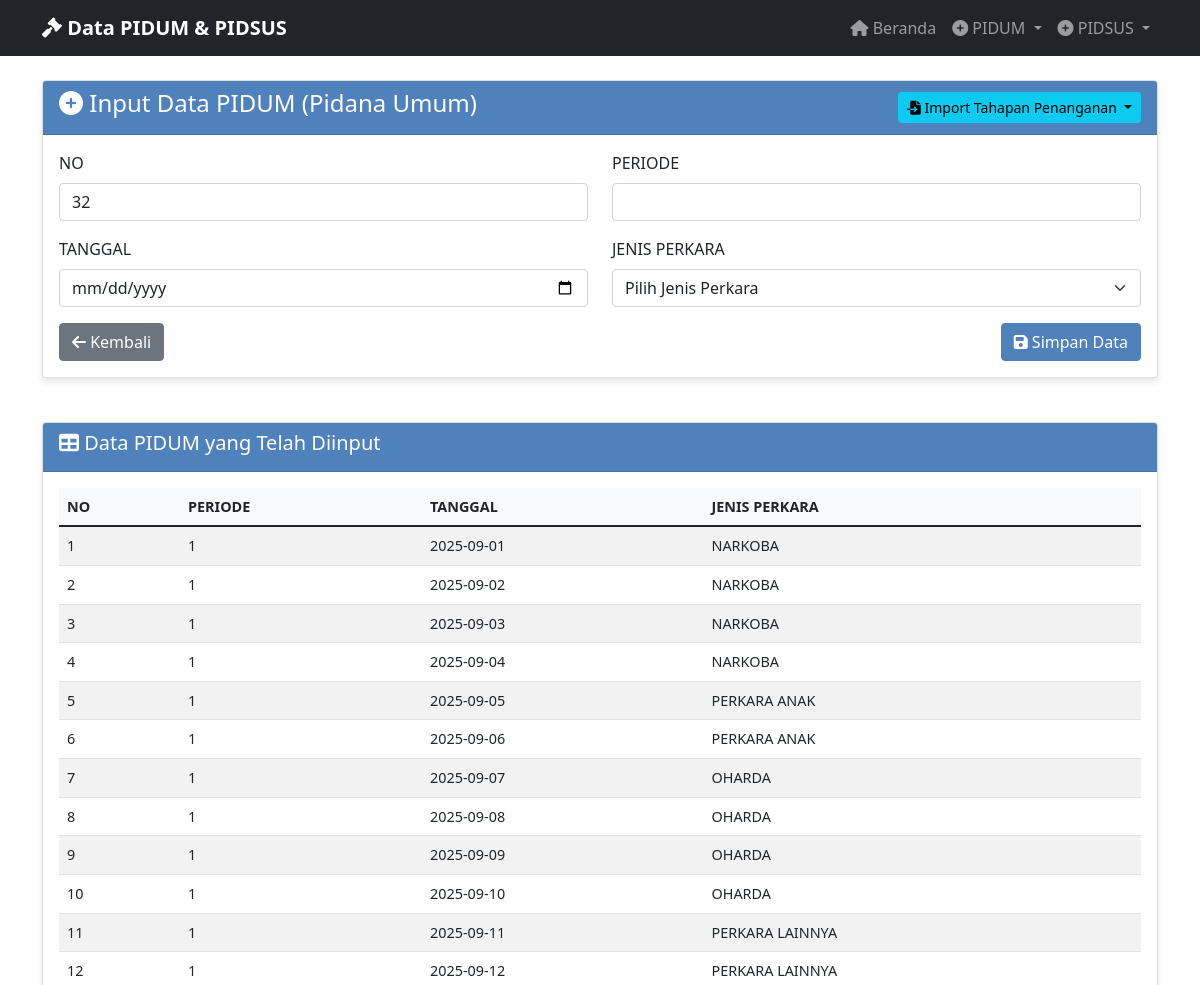
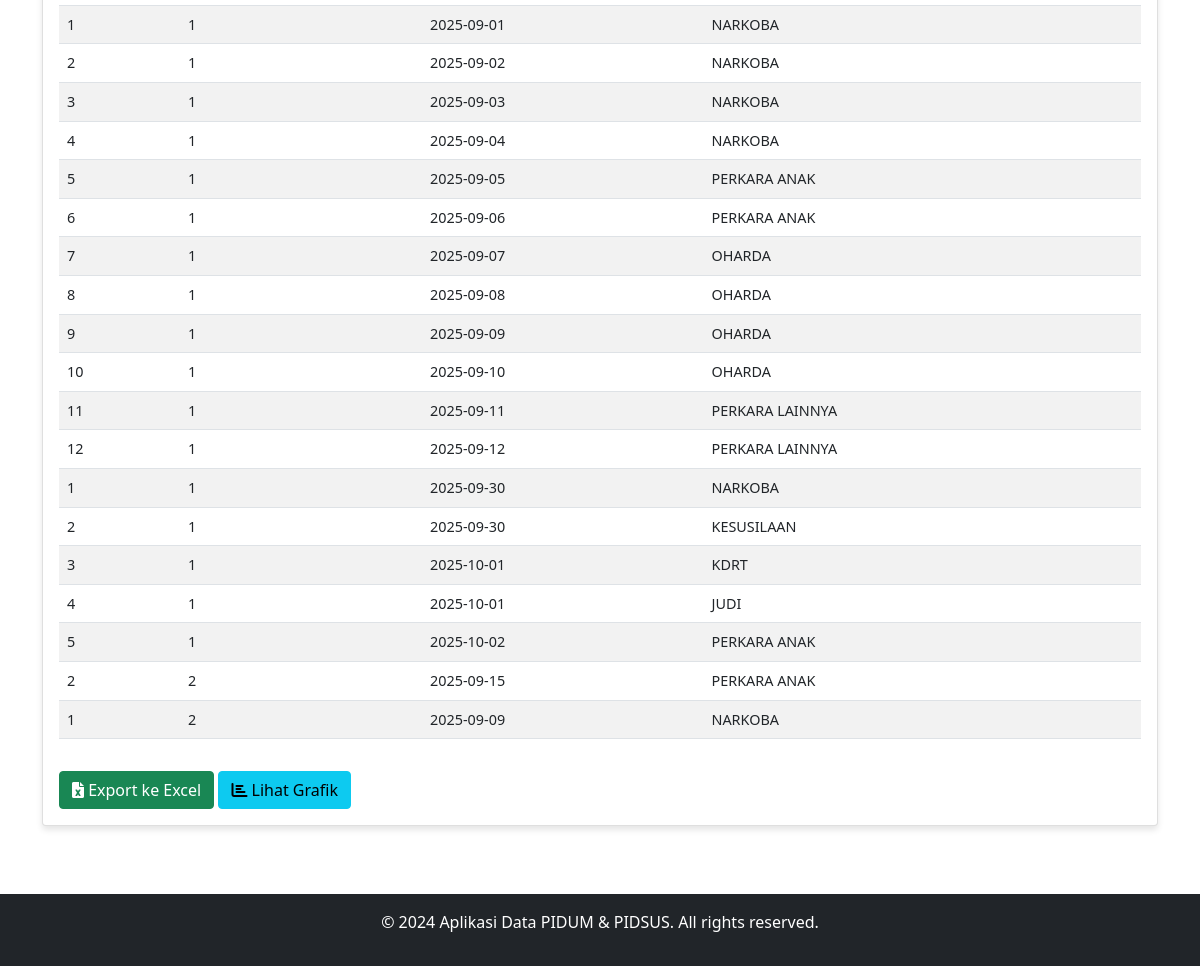
/input_pidum, run on the app's committed database (2 pictures, top to bottom).
### tables this page shows
CREATE TABLE "pidum_data" (
                id INTEGER PRIMARY KEY AUTOINCREMENT,
                no TEXT NOT NULL,
                periode TEXT NOT NULL,
                tanggal TEXT NOT NULL,
                jenis_perkara TEXT NOT NULL,
                tahapan_penanganan TEXT NOT NULL,
                keterangan TEXT NOT NULL,
                created_at TIMESTAMP DEFAULT CURRENT_TIMESTAMP
            );

### app_with_db.py (the view, shortened to what this page needs)
@app.route('/input_pidum', methods=['GET', 'POST'])
def input_pidum():
    data = get_pidum_data_for_export()
    return render_template('input_pidum.html', data=data)

### database.py (called while the page is built)
@contextmanager
def get_db_connection():
    conn = sqlite3.connect(DATABASE_PATH)
    conn.row_factory = sqlite3.Row
    try:
        yield conn
    finally:
        conn.close()

def get_all_pidum_data():
    with get_db_connection() as conn:
        cursor = conn.cursor()
        cursor.execute('SELECT * FROM pidum_data ORDER BY created_at DESC')
        rows = cursor.fetchall()
        return [dict(row) for row in rows]

def get_pidum_data_for_export():
    data = get_all_pidum_data()
    export_data = []
    for row in data:
        export_data.append({
            'NO': row['no'],
            'PERIODE': row['periode'],
            'TANGGAL': row['tanggal'],
            'JENIS PERKARA': row['jenis_perkara'],
            'TAHAPAN PENANGANAN': row['tahapan_penanganan'],
            'KETERANGAN': row['keterangan']
        })
    return export_data

### templates/input_pidum.html (shortened to what this page needs)
{% extends "base.html" %}
{% block content %}
<div class="row">
    <div class="col-md-12">
        <div class="card">
            <div class="card-header d-flex justify-content-between align-items-center">
                <h4><i class="fas fa-plus-circle"></i> Input Data PIDUM (Pidana Umum)</h4>
                <div class="btn-group">
                    <button type="button" class="btn btn-info btn-sm dropdown-toggle" data-bs-toggle="dropdown" aria-expanded="false">
                        <i class="fas fa-file-import"></i> Import Tahapan Penanganan
                    </button>
                </div>
            </div>
            <div class="card-body">
                <form method="POST" action="{{ url_for('input_pidum') }}">
                    <div class="row">
                        <div class="col-md-6">
                            <div class="mb-3">
                                <label for="no" class="form-label">NO</label>
                                <input type="number" class="form-control" id="no" name="no" required>
                            </div>
                        </div>
                        <div class="col-md-6">
                            <div class="mb-3">
                                <label for="periode" class="form-label">PERIODE</label>
                                <input type="text" class="form-control" id="periode" name="periode" required>
                            </div>
                        </div>
                    </div>
                    <div class="row">
                        <div class="col-md-6">
                            <div class="mb-3">
                                <label for="tanggal" class="form-label">TANGGAL</label>
                                <input type="date" class="form-control" id="tanggal" name="tanggal" required>
                            </div>
                        </div>
                        <div class="col-md-6">
                            <div class="mb-3">
                                <label for="jenis_perkara" class="form-label">JENIS PERKARA</label>
                                <select class="form-select" id="jenis_perkara" name="jenis_perkara" required>
                                    <option value="">Pilih Jenis Perkara</option>
                                </select>
                            </div>
                        </div>
                    </div>
                    <div class="d-flex justify-content-between">
                        <a href="{{ url_for('index') }}" class="btn btn-secondary">
                            <i class="fas fa-arrow-left"></i> Kembali
                        </a>
                        <button type="submit" class="btn btn-primary">
                            <i class="fas fa-save"></i> Simpan Data
                        </button>
                    </div>
                </form>
            </div>
        </div>
    </div>
</div>
{% if data %}
<div class="row mt-4">
    <div class="col-md-12">
        <div class="card">
            <div class="card-header">
                <h5><i class="fas fa-table"></i> Data PIDUM yang Telah Diinput</h5>
            </div>
            <div class="card-body">
                <div class="table-responsive">
                    <table class="table table-striped table-hover">
                        <thead>
                            <tr>
                                <th>NO</th>
                                <th>PERIODE</th>
                                <th>TANGGAL</th>
                                <th>JENIS PERKARA</th>
                            </tr>
                        </thead>
                        <tbody>
                            {% for item in data %}
                            <tr>
                                <td>{{ item.NO }}</td>
                                <td>{{ item.PERIODE }}</td>
                                <td>{{ item.TANGGAL }}</td>
                                <td>{{ item['JENIS PERKARA'] }}</td>
                            </tr>
                            {% endfor %}
                        </tbody>
                    </table>
                </div>
                <div class="mt-3">
                    <a href="{{ url_for('export_pidum_excel') }}" class="btn btn-success">
                        <i class="fas fa-file-excel"></i> Export ke Excel
                    </a>
                    <a href="{{ url_for('pidum_charts') }}" class="btn btn-info">
                        <i class="fas fa-chart-bar"></i> Lihat Grafik
                    </a>
                </div>
            </div>
        </div>
    </div>
</div>
{% endif %}
{% endblock %}

### templates/base.html (shortened to what this page needs)
<!DOCTYPE html>
<html lang="id">
<head>
    <link href="https://cdn.jsdelivr.net/npm/bootstrap@5.1.3/dist/css/bootstrap.min.css" rel="stylesheet">
    <link href="https://cdnjs.cloudflare.com/ajax/libs/font-awesome/6.0.0/css/all.min.css" rel="stylesheet">
</head>
<body>
    <nav class="navbar navbar-expand-lg navbar-dark bg-dark">
        <div class="container">
            <a class="navbar-brand" href="{{ url_for('index') }}">
                <i class="fas fa-gavel"></i> Data PIDUM & PIDSUS
            </a>
            <div class="collapse navbar-collapse" id="navbarNav">
                <ul class="navbar-nav ms-auto">
                    <li class="nav-item">
                        <a class="nav-link" href="{{ url_for('index') }}">
                            <i class="fas fa-home"></i> Beranda
                        </a>
                    </li>
                    <li class="nav-item dropdown">
                        <a class="nav-link dropdown-toggle" href="#" id="pidumDropdown" role="button" data-bs-toggle="dropdown">
                            <i class="fas fa-plus-circle"></i> PIDUM
                        </a>
                    </li>
                    <li class="nav-item dropdown">
                        <a class="nav-link dropdown-toggle" href="#" id="pidsusDropdown" role="button" data-bs-toggle="dropdown">
                            <i class="fas fa-plus-circle"></i> PIDSUS
                        </a>
                    </li>
                </ul>
            </div>
        </div>
    </nav>
    <div class="container mt-4">
        {% block content %}{% endblock %}
    </div>
    <footer class="bg-dark text-white text-center py-3 mt-5">
        <div class="container">
            <p>&copy; 2024 Aplikasi Data PIDUM & PIDSUS. All rights reserved.</p>
        </div>
    </footer>
</body>
</html>

### templates/base.html (style rules this page uses)
.navbar-brand { font-weight: bold; }
.card { box-shadow: 0 4px 6px rgba(0, 0, 0, 0.1); margin-bottom: 20px; }
.card-header { background-color: #4F81BD; color: white; font-weight: bold; }
.btn-primary { background-color: #4F81BD; border-color: #4F81BD; }
.table { font-size: 0.9rem; }
.table th { background-color: #f8f9fa; font-weight: bold; }

### data on the page
pidum_data: NO "1", PERIODE "1", TANGGAL "2025-09-01", jenis_perkara "NARKOBA"
pidum_data: NO "2", PERIODE "1", TANGGAL "2025-09-02", jenis_perkara "NARKOBA"
pidum_data: NO "3", PERIODE "1", TANGGAL "2025-09-03", jenis_perkara "NARKOBA"
pidum_data: NO "4", PERIODE "1", TANGGAL "2025-09-04", jenis_perkara "NARKOBA"
pidum_data: NO "5", PERIODE "1", TANGGAL "2025-09-05", jenis_perkara "PERKARA ANAK"
pidum_data: NO "6", PERIODE "1", TANGGAL "2025-09-06", jenis_perkara "PERKARA ANAK"
pidum_data: NO "7", PERIODE "1", TANGGAL "2025-09-07", jenis_perkara "OHARDA"
pidum_data: NO "8", PERIODE "1", TANGGAL "2025-09-08", jenis_perkara "OHARDA"
pidum_data: NO "9", PERIODE "1", TANGGAL "2025-09-09", jenis_perkara "OHARDA"
pidum_data: NO "10", PERIODE "1", TANGGAL "2025-09-10", jenis_perkara "OHARDA"
pidum_data: NO "11", PERIODE "1", TANGGAL "2025-09-11", jenis_perkara "PERKARA LAINNYA"
pidum_data: NO "12", PERIODE "1", TANGGAL "2025-09-12", jenis_perkara "PERKARA LAINNYA"
pidum_data: NO "1", PERIODE "1", TANGGAL "2025-09-01", jenis_perkara "NARKOBA"
pidum_data: NO "2", PERIODE "1", TANGGAL "2025-09-02", jenis_perkara "NARKOBA"
pidum_data: NO "3", PERIODE "1", TANGGAL "2025-09-03", jenis_perkara "NARKOBA"
pidum_data: NO "4", PERIODE "1", TANGGAL "2025-09-04", jenis_perkara "NARKOBA"
pidum_data: NO "5", PERIODE "1", TANGGAL "2025-09-05", jenis_perkara "PERKARA ANAK"
pidum_data: NO "6", PERIODE "1", TANGGAL "2025-09-06", jenis_perkara "PERKARA ANAK"
pidum_data: NO "7", PERIODE "1", TANGGAL "2025-09-07", jenis_perkara "OHARDA"
pidum_data: NO "8", PERIODE "1", TANGGAL "2025-09-08", jenis_perkara "OHARDA"
pidum_data: NO "9", PERIODE "1", TANGGAL "2025-09-09", jenis_perkara "OHARDA"
pidum_data: NO "10", PERIODE "1", TANGGAL "2025-09-10", jenis_perkara "OHARDA"
pidum_data: NO "11", PERIODE "1", TANGGAL "2025-09-11", jenis_perkara "PERKARA LAINNYA"
pidum_data: NO "12", PERIODE "1", TANGGAL "2025-09-12", jenis_perkara "PERKARA LAINNYA"
pidum_data: NO "1", PERIODE "1", TANGGAL "2025-09-30", jenis_perkara "NARKOBA"
pidum_data: NO "2", PERIODE "1", TANGGAL "2025-09-30", jenis_perkara "KESUSILAAN"
pidum_data: NO "3", PERIODE "1", TANGGAL "2025-10-01", jenis_perkara "KDRT"
pidum_data: NO "4", PERIODE "1", TANGGAL "2025-10-01", jenis_perkara "JUDI"
pidum_data: NO "5", PERIODE "1", TANGGAL "2025-10-02", jenis_perkara "PERKARA ANAK"
pidum_data: NO "2", PERIODE "2", TANGGAL "2025-09-15", jenis_perkara "PERKARA ANAK"
pidum_data: NO "1", PERIODE "2", TANGGAL "2025-09-09", jenis_perkara "NARKOBA"
